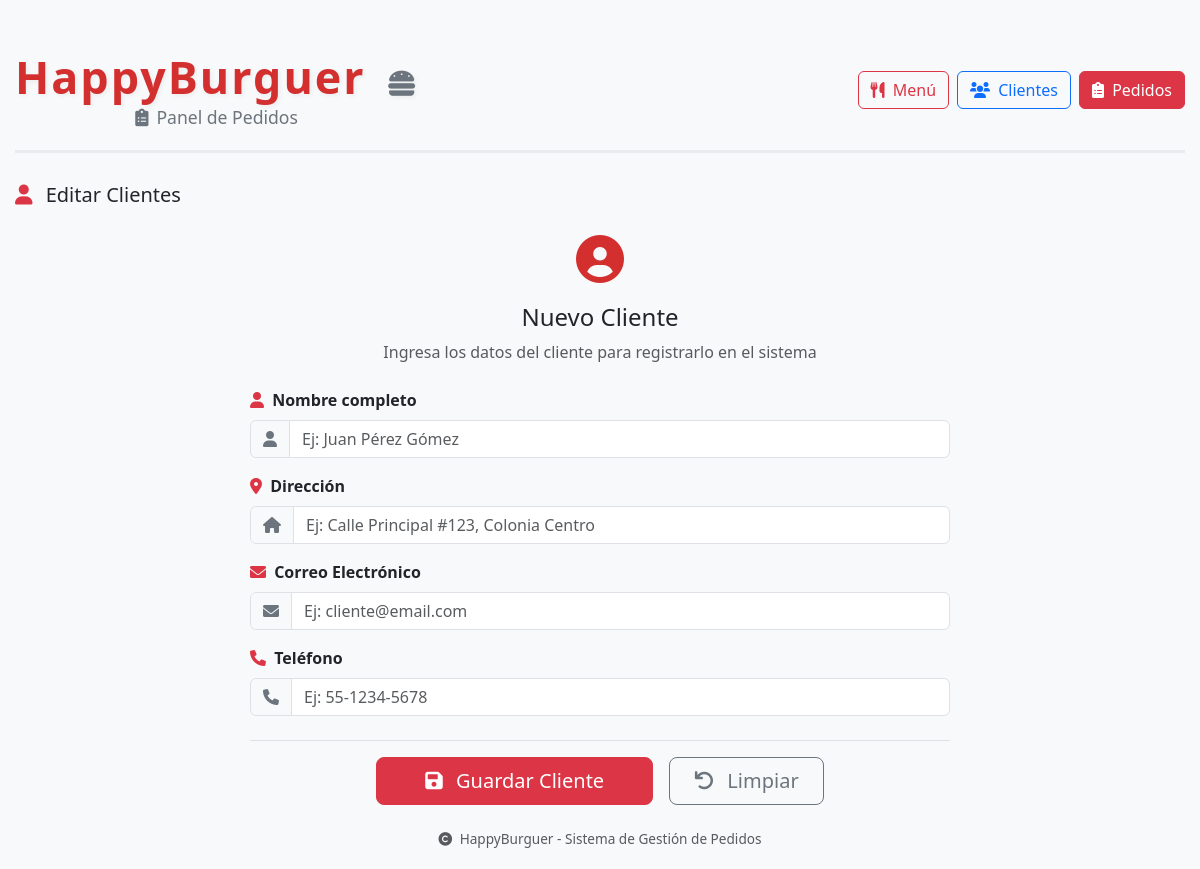
Before: /clientes/2 with the older database file.
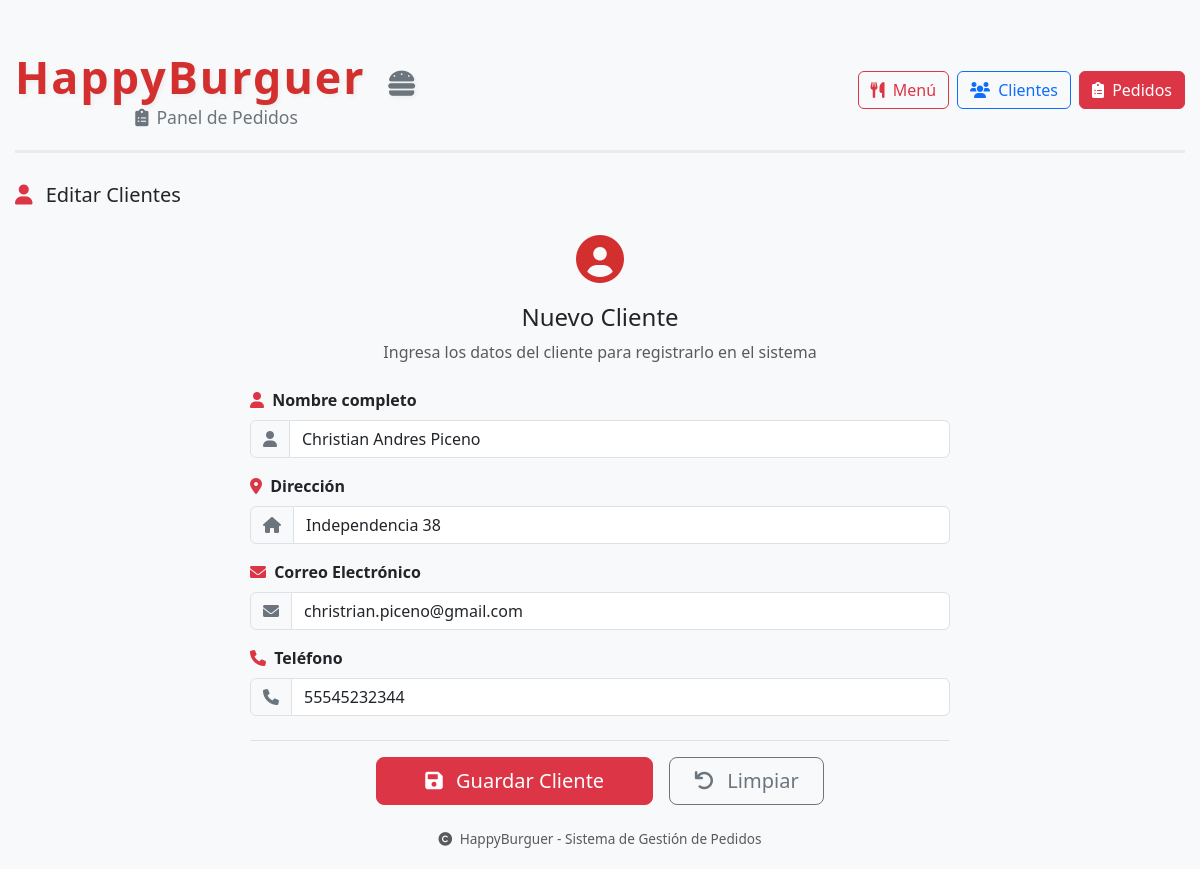
After: the same page with the newer database file.
### tables this page shows
CREATE TABLE Clientes (
                                    clave INTEGER PRIMARY KEY AUTOINCREMENT NOT NULL,
                                    nombre varchar(200) Not Null,
                                    direccion varchar(300),
                                    correo_electronico varchar(100),
                                    telefono varchar(15));

### routes/clientes.py (the view)
@cliente_bp.route("/clientes/<int:cliente_id>")
def agrega_edita_clientes(cliente_id):
    api = "clientes.crea_cliente"
    accion = "Crear"
    cliente = {}
    claveCliente = cliente_id if cliente_id is not None and cliente_id >= 0 else 0
    if cliente_id > 0:
        api = "clientes.edita_cliente"
        accion = "Editar"
        cliente = clientes_model.obtener_id(cliente_id)
    return render_template("cliente_add_edit.html", cliente=cliente, API=api, accion = accion, claveCliente = claveCliente)

### db/db.py (called while the page is built)
    def getConnection(self):
        conn = sqlite3.connect(self.nombreDb)
        conn.execute("PRAGMA foreign_keys = ON")
        return conn

### models/cliente.py (called while the page is built)
    def obtener_id(self, claveCliente):
        with self.db.getConnection() as conn:
            return conn.execute("Select * From Clientes Where clave = ?", (claveCliente,)).fetchone()

### templates/cliente_add_edit.html (shortened to what the changed rows need)
{% extends 'layout.html' %}
{% block contenido %}
    <div class="clientes-card">
        <div class="pedidos-card" style="max-width: 700px; margin: 0 auto;">
            {% if condicion %}
                <form id="formCliente" method="POST" action="{{ url_for(API) }}">
            {% else %}
                <form id="formCliente" method="POST" action="{{ url_for(API, cliente_id=claveCliente) }}">
            {% endif %}
                <div class="mb-3">
                    <div class="input-group">
                        <span class="input-group-text bg-light">
                            <i class="fas fa-user text-secondary"></i>
                        </span>
                        <input type="text"
                               class="form-control"
                               id="nombre"
                               name="nombre"
                               placeholder="Ej: Juan Pérez Gómez"
                               required
                               value="{{cliente[1]}}"
                               autofocus>
                    </div>
                </div>
                <div class="mb-3">
                    <div class="input-group">
                        <span class="input-group-text bg-light">
                            <i class="fas fa-home text-secondary"></i>
                        </span>
                        <input type="text"
                               class="form-control"
                               id="direccion"
                               name="direccion"
                               placeholder="Ej: Calle Principal #123, Colonia Centro"
                               value="{{cliente[2]}}"
                               required>
                    </div>
                </div>
                <div class="mb-3">
                    <div class="input-group">
                        <span class="input-group-text bg-light">
                            <i class="fas fa-envelope text-secondary"></i>
                        </span>
                        <input type="email"
                               class="form-control"
                               id="email"
                               name="email"
                               placeholder="Ej: cliente@email.com"
                               value="{{cliente[3]}}"
                               required>
                    </div>
                </div>
                <div class="mb-3">
                    <div class="input-group">
                        <span class="input-group-text bg-light">
                            <i class="fas fa-phone text-secondary"></i>
                        </span>
                        <input type="tel"
                               class="form-control"
                               id="telefono"
                               name="telefono"
                               placeholder="Ej: 55-1234-5678"
                               value="{{cliente[4]}}"
                               required>
                    </div>
                </div>
            </form>
        </div>
    </div>
{% endblock %}

Changed rows visible on the page:
added Clientes: nombre "Christian Andres Piceno", direccion "Independencia 38", email "christrian.piceno@gmail.com", telefono "55545232344"
